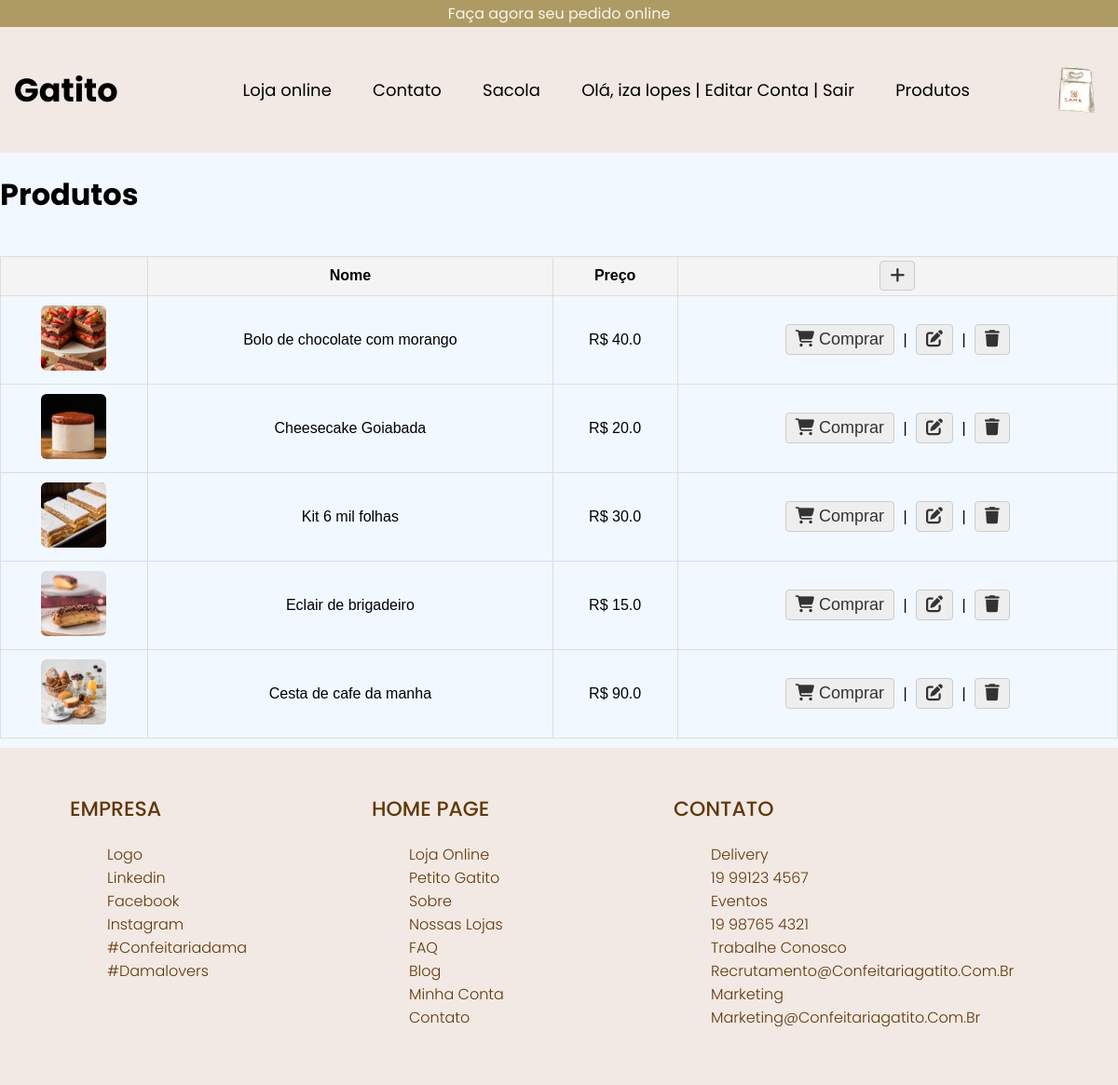
The page /produtos (signed in) on the database its author committed.
### tables this page shows
CREATE TABLE produtos (
        id INTEGER PRIMARY KEY AUTOINCREMENT,
        nome TEXT NOT NULL,
        descricao TEXT,
        preco REAL NOT NULL,
        imagem TEXT
    );

### app.py (the view)
@app.route("/produtos")
def produtos():
    conn = sqlite3.connect(DB_NAME)
    conn.row_factory = sqlite3.Row  # <- ESSA LINHA
    cursor = conn.cursor()
    cursor.execute("SELECT * FROM produtos")
    produtos = cursor.fetchall()
    conn.close()
    return render_template("produtos.html", produtos=produtos)

### templates/produtos.html (shortened to what this page needs)
<!DOCTYPE html>
<html lang="en">
<head>
    <link rel="stylesheet" href="{{ url_for('static', filename='css/style.css') }}">
    <link rel="stylesheet" href="https://cdnjs.cloudflare.com/ajax/libs/font-awesome/6.5.0/css/all.min.css">
</head>
<body>
    <div class="fluid">Faça agora seu pedido online</div>
    <header>
        <span class="logotipo">Gatito</span>
        <nav>
            <ul class="nav-links">
                <li><a href="{{ url_for('home') }}">Loja online</a></li>
                <li><a href="{{ url_for('contato') }}">Contato</a></li>
                <li><a href="{{ url_for('sacola') }}">Sacola</a></li>
                {% if 'usuario' in session %}
                <li>
                    <p>Olá, {{ session['usuario'] }} |
                        <a href="{{ url_for('editar_conta') }}">Editar Conta</a> |
                        <a href="{{ url_for('logout') }}">Sair</a>
                    </p>
                </li>
                {% else %}
                <li><a href="{{ url_for('login') }}">Login</a></li>
                {% endif %}
                <li><a href="{{ url_for('produtos') }}">Produtos</a></li>
            </ul>
        </nav>
        <a onclick="openNav()" class="off-canvas">
            <img src="sacola.png" class="img-sacola" alt="">
        </a>
    </header>
    <h1>Produtos</h1>
    <div class="tabela-container">
        <table class="tabela-produtos">
            <thead>
                <tr>
                    <th></th>
                    <th>Nome</th>
                    <th>Preço</th>
                    <th><a href="{{ url_for('novo') }}"> <i class="fas fa-plus"></i> </a></th>
                </tr>
            </thead>
            <tbody>
                {% for produto in produtos %}
                <tr>
                    <td>
                        {% if produto['imagem'] %}
                        <img src="{{ url_for('static', filename='uploads/' ~ produto['imagem']) }}" class="img-produtos"
                            alt="{{ produto['nome'] }}">
                        {% else %}
                        <img src="{{ url_for('static', filename='sem-imagem.png') }}" class="img-produtos"
                            alt="Sem imagem">
                        {% endif %}
                    </td>
                    <td>{{ produto['nome'] }}</td>
                    <td>R$ {{ produto['preco'] }}</td>
                    <td>
                        <a href="{{ url_for('pagina_compra', produto_id=produto['id']) }}" class="botao-acao">
                            <i class="fas fa-shopping-cart"></i> Comprar
                        </a> |
                        <a href="{{ url_for('editar', id=produto['id']) }}" class="botao-acao">
                            <i class="fas fa-edit"></i>
                        </a> |
                        <a href="{{ url_for('excluir', id=produto['id']) }}" class="botao-acao"
                            onclick="return confirmarExclusao()">
                            <i class="fas fa-trash"></i>
                        </a>
                    </td>
                </tr>
                {% endfor %}
            </tbody>
        </table>
    </div>
    <footer>
        <div class="container-footer">
            <div class="row-footer">
                <div class="footer-col">
                    <h4>Empresa</h4>
                    <ul>
                        <li><a href="">logo</a></li>
                        <li><a href="">linkedin</a></li>
                        <li><a href="">facebook</a></li>
                        <li><a href="">instagram</a></li>
                        <li><a href="">#confeitariadama</a></li>
                        <li><a href="">#damalovers</a></li>
                    </ul>
                </div>
                <div class="footer-col">
                    <h4>Home page</h4>
                    <ul>
                        <li><a href="">Loja online</a></li>
                        <li><a href="">Petito Gatito</a></li>
                        <li><a href="">Sobre</a></li>
                        <li><a href="">Nossas lojas</a></li>
                        <li><a href="">FAQ</a></li>
                        <li><a href="">Blog</a></li>
                        <li><a href="">Minha conta</a></li>
                        <li><a href="">Contato</a></li>
                    </ul>
                </div>
                <div class="footer-col">
                    <h4>Contato</h4>
                    <ul>
                        <li><a href="">Delivery</a></li>
                        <li><a href="">19 99123 4567</a></li>
                        <li><a href="">Eventos</a></li>
                        <li><a href="">19 98765 4321</a></li>
                        <li><a href="">Trabalhe conosco</a></li>
                        <li><a href="">recrutamento@confeitariagatito.com.br</a></li>
                        <li><a href="">Marketing</a></li>
                        <li><a href="">marketing@confeitariagatito.com.br</a></li>
                    </ul>
                </div>
            </div>
        </div>
    </footer>
</body>
</html>

### static/css/style.css (style rules this page uses)
* { box-sizing: border-box; }
body { margin: 0; padding: 0; background-color:rgba(240, 248, 255, 0.916); font-family: "Poppins"; font-size: 100%; }
header { display: flex; justify-content: space-between; align-items: center; padding: 20px 15px; background-color:#f2e9e4; }
.fluid { padding:2px; display: flex; justify-content: center; align-items: center; width: 100%; background-color:#ae9a63; text-align: center; color:rgb(255, 255, 255, 0.9); }
li, a, button { font-size: 18px; color: black; text-decoration: none; }
.logotipo { color: black; font-size:35px; font-weight: bold; }
.nav-links li { display: inline-block; padding: 0px 20px; }
.img-produtos { width: 70px; object-fit: cover; height: auto; }
.tabela-produtos { width: 100%; border-collapse: collapse; margin-top: 20px; font-family: sans-serif; }
.tabela-produtos th, .tabela-produtos td { border: 1px solid #ddd; padding: 10px; text-align: center; }
.tabela-produtos th { background-color: #f4f4f4; font-weight: bold; }
.img-produtos { width: 70px; height: 70px; object-fit: cover; border-radius: 6px; }
.tabela-produtos a { padding: 5px 10px; text-decoration: none; border: 1px solid #ccc; border-radius: 4px; margin: 0 5px; color: #333; background-color: #eee; }
.botao-acao { padding: 6px 10px; border-radius: 4px; text-decoration: none; color: white; margin: 0 4px; display: inline-block; }
.tabela-container { overflow-x: auto; }
.tabela-produtos { min-width: 600px; }
tr { width: 100%; }
footer { background-color:#f2e9e4; padding: 20px 0; margin-top: auto; margin-top:10px ; }
.container-footer { max-width: 1400px; margin: auto; }
.row-footer { display: flex; flex-wrap: wrap; }
.footer-col { width: 30%; padding: 0 15px; }
.footer-col h4 { font-size: 22px; color:#603808; margin-bottom: 20px; font-weight: 500; position: relative; text-transform: uppercase; }
.footer-col ul { list-style: none; }
.footer-col ul { margin: 10px 0; }
.footer-col ul li a { font-size: 16px; text-transform: capitalize; color:#603808; text-decoration: none; font-weight: 300; display: block; transition: all 0.3s ease; }
@media (min-width: 768px) { .footer-col { width: 30%; margin-bottom: 30px; } }
@media (min-width: 768px) { .row-footer { width: 90%; margin: 0 auto; } }
.off-canvas { cursor: pointer; width: 50px; height: 50px; }
.img-sacola { width: auto; max-width: 80%; margin: 0 auto; }

### rows shown on the page
produtos: imagem (picture), nome "Bolo de chocolate com morango", preco "40.0"
produtos: imagem (picture), nome "Cheesecake Goiabada", preco "20.0"
produtos: imagem (picture), nome "Kit 6 mil folhas", preco "30.0"
produtos: imagem (picture), nome "Eclair de brigadeiro", preco "15.0"
produtos: imagem (picture), nome "Cesta de cafe da manha", preco "90.0"

### other values the page prints
{{ session['usuario'] }} "iza lopes"
